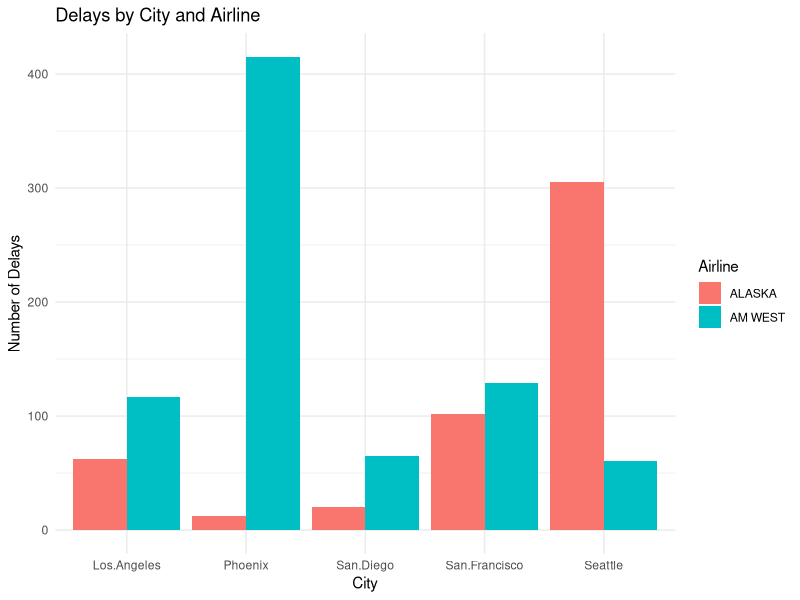

This chart was generated by the following R code:
## ---- chunk 1
library(tidyverse)

data <- read.table("airlines.csv", header = TRUE, sep = ",",
                   stringsAsFactors = FALSE, fill = TRUE, 
                   na.strings = c("NA", "")) #<- empty records straight into NA
# > data
#         X     X.1 Los.Angeles Phoenix San.Diego San.Francisco Seattle
# 1  ALASKA on time         497     221       212           503    1841
# 2    <NA> delayed          62      12        20           102     305
# 3    <NA>    <NA>          NA      NA        NA            NA      NA
# 4 AM WEST on time         694    4840       383           320     201
# 5    <NA> delayed         117     415        65           129      61

## ---- chunk 2

data_cleaned <- data %>%
  rename(Airline = X, Status = X.1) %>% # Rename columns
  fill(Airline, .direction = "down") %>%
  filter(!is.na(Status)) # Remove rows where Status is NA

#   Airline  Status Los.Angeles Phoenix San.Diego San.Francisco Seattle
# 1  ALASKA on time         497     221       212           503    1841
# 2  ALASKA delayed          62      12        20           102     305
# 3 AM WEST on time         694    4840       383           320     201
# 4 AM WEST delayed         117     415        65           129      61

## ---- chunk 3
gathered <- data_cleaned %>%
  pivot_longer(cols = c(Los.Angeles, Phoenix, San.Diego,  San.Francisco, Seattle),
     names_to = "City",
     values_to = "Flights")
  # gather(key = "City", value = "Flights", -Airline, -Status)    #old way
# > gathered
#    Airline  Status          City Flights
# 1   ALASKA on time   Los.Angeles     497
# 2   ALASKA delayed   Los.Angeles      62
# 3  AM WEST on time   Los.Angeles     694
# 4  AM WEST delayed   Los.Angeles     117
# 5   ALASKA on time       Phoenix     221
# 6   ALASKA delayed       Phoenix      12
# 7  AM WEST on time       Phoenix    4840
# 8  AM WEST delayed       Phoenix     415
# 9   ALASKA on time     San.Diego     212
# 10  ALASKA delayed     San.Diego      20
# 10 other records omitted 

spread <- gathered %>%
    pivot_wider(names_from = Status, values_from = Flights)
    # spread(key = Status, value = Flights) <- used to be this.    # old way
# > spread
#    Airline          City delayed on time
# 1   ALASKA   Los.Angeles      62     497
# 2   ALASKA       Phoenix      12     221
# 3   ALASKA     San.Diego      20     212
# 4   ALASKA San.Francisco     102     503
# 5   ALASKA       Seattle     305    1841
# 6  AM WEST   Los.Angeles     117     694
# 7  AM WEST       Phoenix     415    4840
# 8  AM WEST     San.Diego      65     383
# 9  AM WEST San.Francisco     129     320
# 10 AM WEST       Seattle      61     201

## ---- chunk 4
library(ggplot2)


ggplot(spread, aes(x = City, y = delayed, fill = Airline)) +
  geom_bar(stat = "identity", position = "dodge") +
  labs(title = "Delays by City and Airline",
       y = "Number of Delays",
       x = "City") +
  theme_minimal()


